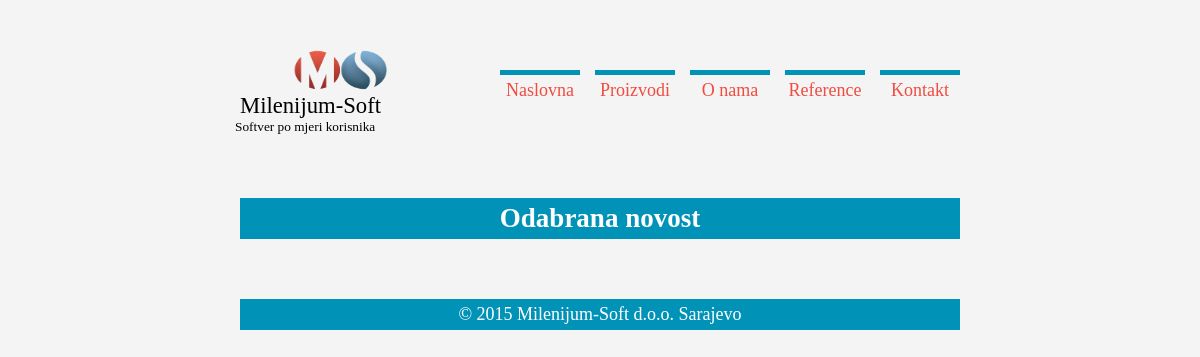
Before: /otvoriKomentareZaNovost.php?id=20 with the older database file.
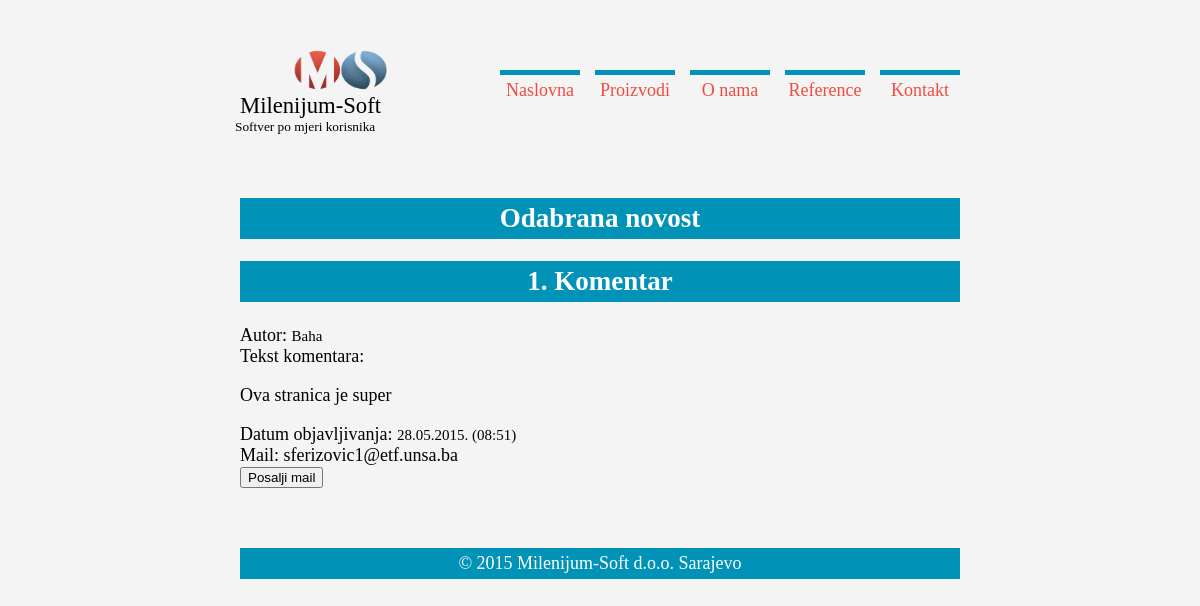
After: the same page with the newer database file.
### tables this page shows
CREATE TABLE IF NOT EXISTS `komentari` (
  `idKomentari` int(11) NOT NULL AUTO_INCREMENT,
  `idNovosti` int(11) NOT NULL,
  `autor` varchar(40) NOT NULL,
  `mail` varchar(40) DEFAULT NULL,
  `tekst` text NOT NULL,
  `vrijemeObjave` timestamp NOT NULL DEFAULT CURRENT_TIMESTAMP,
  PRIMARY KEY (`idKomentari`),
  KEY `IndexIdNovosti` (`idNovosti`)
);

### otvoriKomentareZaNovost.php (the view, shortened to what this page needs)
<!DOCTYPE html>
<html>
<head lang="ba">
    <link href="ostalo/stil.css" rel="stylesheet" type="text/css">
</head>
<body>
	<div id="forma">
		<?php include("dijelovi/header.php"); ?>
		<main id="o-nama-main">
			<h2 class="podnaslov">Odabrana novost</h2>
			<?php
				$veza = new PDO("mysql:dbname=milenijumsoft;host=127.13.49.130;charset=utf8", "Faruk", "tajna");
				$veza -> exec("set names utf8");
				$idVijesti = $_GET['id'];
				$komentari = $veza -> prepare("SELECT tekst, UNIX_TIMESTAMP(vrijemeObjave) vrijeme2, autor, mail
											FROM komentari
											WHERE idNovosti=?
											ORDER BY vrijemeObjave desc");
				$komentari->bindValue(1, $idVijesti, PDO::PARAM_INT);
				$komentari->execute();
				$komentariNiz = $komentari->fetchAll();
				$brojac = 1;
		     	foreach ($komentariNiz as $komentar) {
		     		$mailTekst = "";
		     		if (!$komentar['mail'] == "") {
		     			$mailTekst = "<form action='mailto:".$komentar['mail']."'>Mail: ".$komentar['mail']."<br><input type='submit' value='Posalji mail'></form>";
		     		}
		        	echo "<h2 class='podnaslov'>".$brojac.". Komentar</h1>Autor: <small>".$komentar['autor']."</small><br>Tekst komentara:<p>".$komentar['tekst']."</p>Datum objavljivanja: <small>".date("d.m.Y. (h:i)", $komentar['vrijeme2'])."</small><br>".$mailTekst;
		        	$brojac++;
		     	}
			?>
		<main>
		<footer>
        &copy; 2015 Milenijum-Soft d.o.o. Sarajevo
    	</footer>
	</div>
</body>
</html>

### dijelovi/header.php (shortened to what this page needs)
<header>
    <a onclick="otvoriUrlAsinhrono('index.html')">
        <p id="logo">Milenijum-Soft<br><span id="slogan">Softver po mjeri korisnika</span></p>
        <img id="logoSlika" src="slike/logo1.png" alt="Logo kompanije Milenijum-Soft. Softver po mjeri korisnika">
    </a>
    <nav>
        <ul id="meni">
            <li><a onclick="otvoriUrlAsinhrono('index.php')">Naslovna</a></li>
            <li id="proizvodi" onmouseover="proizvodiEnter()" onmouseout="proizvodiLeave()"><a>Proizvodi</a>
            </li>
            <li><a onclick="otvoriUrlAsinhrono('O%20nama.php')">O nama</a></li>
            <li><a onclick="otvoriUrlAsinhrono('Reference.php')">Reference</a></li>
            <li><a onclick="otvoriUrlAsinhrono('Kontakt.php')">Kontakt</a> </li>
        </ul>
    </nav>
</header>

### ostalo/stil.css (style rules this page uses)
#meni { list-style-type: none; margin: 0; padding: 0; float: right; }
header { margin-top: 30px; }
#logo { float: left; width: 200px; height: 50px; font-family: 'Cinzel Decorative', cursive; font-size: 17pt; position: relative; top: 40px; cursor: pointer; }
#slogan { font-size: 10pt; float: left; width: 210px; position: relative; left: -5px; cursor: pointer; }
#logoSlika { width: 100px; height: 40px; float: left; position: relative; left: -150px; top: 20px; cursor: pointer; }
#meni > li { display: inline; float: left; padding-left: 15px; }
#meni > li > a { display: block; width: 80px; height: 25px; text-align: center; text-decoration: none; padding-top: 5px; font-size: large; color: #F04C40; border-top-width: 5px; border-color: #0193B7; border-top-style: solid; cursor: pointer; }
nav { float: right; }
body { background-color: #F4F4F4; }
#forma { width: 720px; margin-right: auto; margin-left: auto; }
footer { background-color: #0193B7; color: white; margin-top: 60px; padding: 5px 0 5px 0; width: 720px; text-align: center; }
.podnaslov { width: 720px; text-align: center; padding: 5px 0 5px 0; background-color: #0193B7; color: white; }
#o-nama-main { float: left; width:720px; margin-top: 50px; font-size: large; text-align: justify; }
li#proizvodi { cursor: pointer; }

Changed rows visible on the page:
added komentari: autor "Baha", tekst "Ova stranica je super", vrijeme2 "28.05.2015. (08:51)", mail "sferizovic1@etf.unsa.ba"
